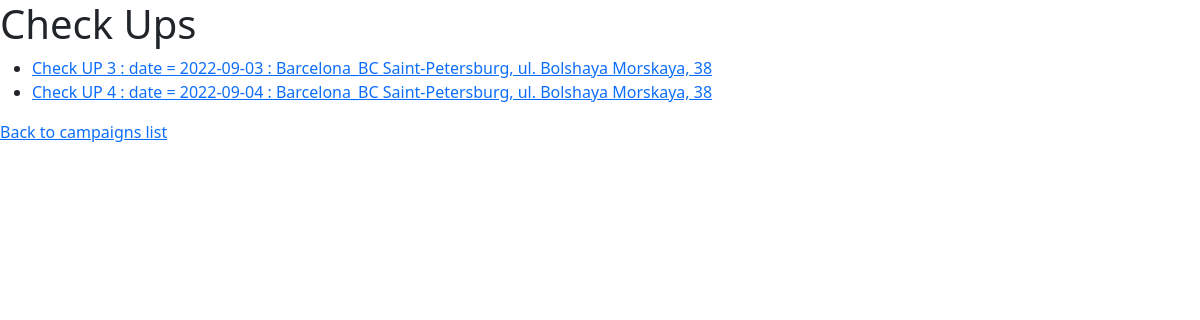
Page /campaigns/cu_index on the earlier database version.
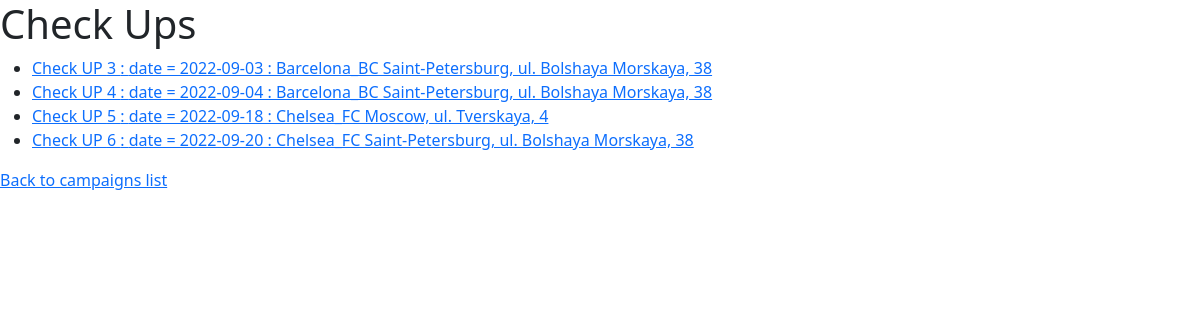
Same page on the later database version.
### campaigns/models.py (models this page shows, shortened)
class Checkup(models.Model):
	campaign = models.ForeignKey(Campaign, on_delete = models.CASCADE, related_name = 'departures')
	house = models.ForeignKey(House, on_delete = models.CASCADE, related_name = 'arrivals')
	check_date = models.DateField()
	def __str__(self):
		house = f'{self.house.city}, {self.house.street_type}. {self.house.street_name}, {self.house.house_number}'
		return f'\ndate = {self.check_date} : {self.campaign.title} {house}'

class House(models.Model):
	city = models.CharField(max_length = 64)
	street_type = models.CharField(max_length = 5)
	street_name = models.CharField(max_length = 64)
	house_number = models.IntegerField()
	qnt_apts = models.IntegerField()
	qnt_strs = models.IntegerField()
	campaigns = models.ManyToManyField(Campaign, blank=True, related_name = 'c_objects')

class Campaign(models.Model):
	title = models.CharField(max_length = 64)
	status = models.CharField(max_length = 1)
	supervisor = models.ForeignKey(Supervisor, on_delete = models.CASCADE, related_name = 'controled_by')
	creator = models.ForeignKey(User, on_delete = models.CASCADE, related_name = 'created_by', default = 1)

### campaigns/views.py (the view)
# urls.py: path('cu_index', views.cu_index, name = 'cu_index'),
def cu_index(request):
	return render(request, 'campaigns/cu_index.html', {
		'checkups' : Checkup.objects.all(),
		})

### campaigns/templates/campaigns/cu_index.html (shortened to what this page needs)
{% extends 'campaigns/layout.html' %}
{% block body %}
	<h1>Check Ups</h1>
	<ul>
		{% for checkup in checkups %}
		<li>
		 	<a href="{% url 'campaigns:checkup' checkup.id %}">
				Check UP {{checkup.id}} : {{checkup}}
			</a>
		</li>
		{% empty %}
			<li> no checkups</li>
		{% endfor %}
	</ul>
	<a href = "{% url 'campaigns:index' %}"> Back to campaigns list </a>
{% endblock %}

Differences in the rows shown:
added Checkup: id "5", house+check_date+campaign "date = 2022-09-18 : Chelsea_FC Moscow, ul. Tverskaya, 4"
added Checkup: id "6", house+check_date+campaign "date = 2022-09-20 : Chelsea_FC Saint-Petersburg, ul. Bolshaya Morskaya, 38"
